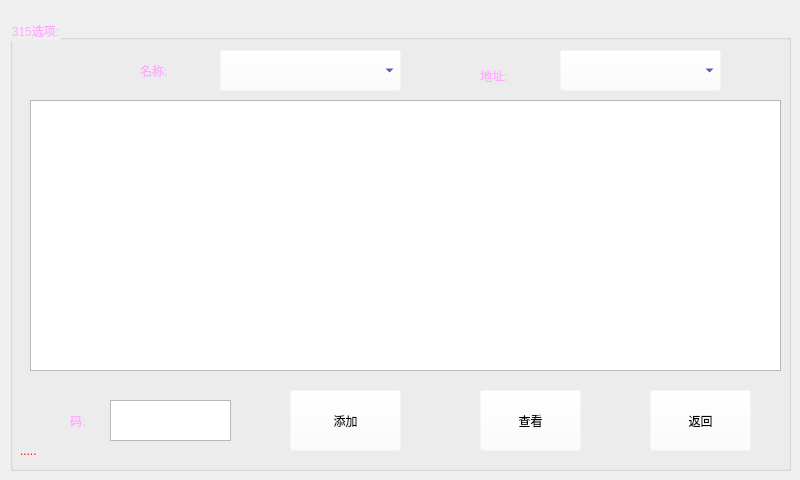
<?xml version="1.0" encoding="UTF-8"?>
<ui version="4.0">
 <class>ThreeFiveDev</class>
 <widget class="QWidget" name="ThreeFiveDev">
  <property name="geometry">
   <rect>
    <x>0</x>
    <y>0</y>
    <width>800</width>
    <height>480</height>
   </rect>
  </property>
  <property name="minimumSize">
   <size>
    <width>800</width>
    <height>480</height>
   </size>
  </property>
  <property name="maximumSize">
   <size>
    <width>800</width>
    <height>480</height>
   </size>
  </property>
  <property name="windowTitle">
   <string>Form</string>
  </property>
  <widget class="QGroupBox" name="groupBox">
   <property name="geometry">
    <rect>
     <x>10</x>
     <y>20</y>
     <width>781</width>
     <height>451</height>
    </rect>
   </property>
   <property name="styleSheet">
    <string notr="true">font: 75 72pt &quot;Ubuntu&quot;;
color: rgb(255, 170, 255);
</string>
   </property>
   <property name="title">
    <string>315选项:</string>
   </property>
   <widget class="QTableWidget" name="tableWidget">
    <property name="geometry">
     <rect>
      <x>20</x>
      <y>80</y>
      <width>751</width>
      <height>271</height>
     </rect>
    </property>
    <property name="styleSheet">
     <string notr="true">color: rgb(0, 85, 127);
font: 75 72pt &quot;Ubuntu&quot;;
</string>
    </property>
   </widget>
   <widget class="QTextEdit" name="textEdit">
    <property name="geometry">
     <rect>
      <x>100</x>
      <y>380</y>
      <width>121</width>
      <height>41</height>
     </rect>
    </property>
    <property name="styleSheet">
     <string notr="true">color: rgb(0, 0, 127);
</string>
    </property>
   </widget>
   <widget class="QLabel" name="label_4">
    <property name="geometry">
     <rect>
      <x>60</x>
      <y>380</y>
      <width>31</width>
      <height>41</height>
     </rect>
    </property>
    <property name="styleSheet">
     <string notr="true">background-color: rgba(255, 255, 255, 0);
font: 75 72pt &quot;Ubuntu&quot;;
color: rgb(255, 170, 255);</string>
    </property>
    <property name="text">
     <string>码:</string>
    </property>
   </widget>
   <widget class="QLabel" name="label">
    <property name="geometry">
     <rect>
      <x>130</x>
      <y>30</y>
      <width>71</width>
      <height>41</height>
     </rect>
    </property>
    <property name="styleSheet">
     <string notr="true">background-color: rgba(255, 255, 255, 0);
color: rgb(255, 170, 255);
font: 75 72pt &quot;Ubuntu&quot;;</string>
    </property>
    <property name="text">
     <string>名称:</string>
    </property>
   </widget>
   <widget class="QPushButton" name="pushButton_5">
    <property name="geometry">
     <rect>
      <x>640</x>
      <y>370</y>
      <width>101</width>
      <height>61</height>
     </rect>
    </property>
    <property name="styleSheet">
     <string notr="true">background-color: rgba(255, 255, 255, 0);
color: rgb(0, 0, 0);
font: 75 72pt &quot;Ubuntu&quot;;</string>
    </property>
    <property name="text">
     <string>返回</string>
    </property>
   </widget>
   <widget class="QLabel" name="label_2">
    <property name="geometry">
     <rect>
      <x>470</x>
      <y>40</y>
      <width>71</width>
      <height>31</height>
     </rect>
    </property>
    <property name="styleSheet">
     <string notr="true">color: rgb(255, 170, 255);
background-color: rgba(255, 255, 255, 0);
font: 75 72pt &quot;Ubuntu&quot;;</string>
    </property>
    <property name="text">
     <string>地址:</string>
    </property>
   </widget>
   <widget class="QComboBox" name="comboBox_2">
    <property name="geometry">
     <rect>
      <x>550</x>
      <y>30</y>
      <width>161</width>
      <height>41</height>
     </rect>
    </property>
    <property name="styleSheet">
     <string notr="true">background-color: rgba(255, 255, 255, 0);
color: rgb(0, 0, 127);
font: 75 72pt &quot;Ubuntu&quot;;</string>
    </property>
   </widget>
   <widget class="QComboBox" name="comboBox">
    <property name="geometry">
     <rect>
      <x>210</x>
      <y>30</y>
      <width>181</width>
      <height>41</height>
     </rect>
    </property>
    <property name="styleSheet">
     <string notr="true">background-color: rgba(255, 255, 255, 0);
color: rgb(0, 0, 127);
font: 75 72pt &quot;Ubuntu&quot;;
</string>
    </property>
   </widget>
   <widget class="QPushButton" name="pushButton_2">
    <property name="geometry">
     <rect>
      <x>280</x>
      <y>370</y>
      <width>111</width>
      <height>61</height>
     </rect>
    </property>
    <property name="styleSheet">
     <string notr="true">background-color: rgba(255, 255, 255, 0);
color: rgb(0, 0, 0);
font: 75 72pt &quot;Ubuntu&quot;;</string>
    </property>
    <property name="text">
     <string>添加</string>
    </property>
   </widget>
   <widget class="QPushButton" name="pushButton_4">
    <property name="geometry">
     <rect>
      <x>470</x>
      <y>370</y>
      <width>101</width>
      <height>61</height>
     </rect>
    </property>
    <property name="styleSheet">
     <string notr="true">background-color: rgba(255, 255, 255, 0);
color: rgb(0, 0, 0);
font: 75 72pt &quot;Ubuntu&quot;;</string>
    </property>
    <property name="text">
     <string>查看</string>
    </property>
   </widget>
   <widget class="QLabel" name="label_5">
    <property name="geometry">
     <rect>
      <x>10</x>
      <y>420</y>
      <width>511</width>
      <height>21</height>
     </rect>
    </property>
    <property name="styleSheet">
     <string notr="true">background-color: rgba(255, 255, 255, 0);
color: rgb(255, 0, 0);
font: 75 72pt &quot;Ubuntu&quot;;</string>
    </property>
    <property name="text">
     <string>.....</string>
    </property>
   </widget>
  </widget>
 </widget>
 <resources/>
 <connections/>
</ui>
